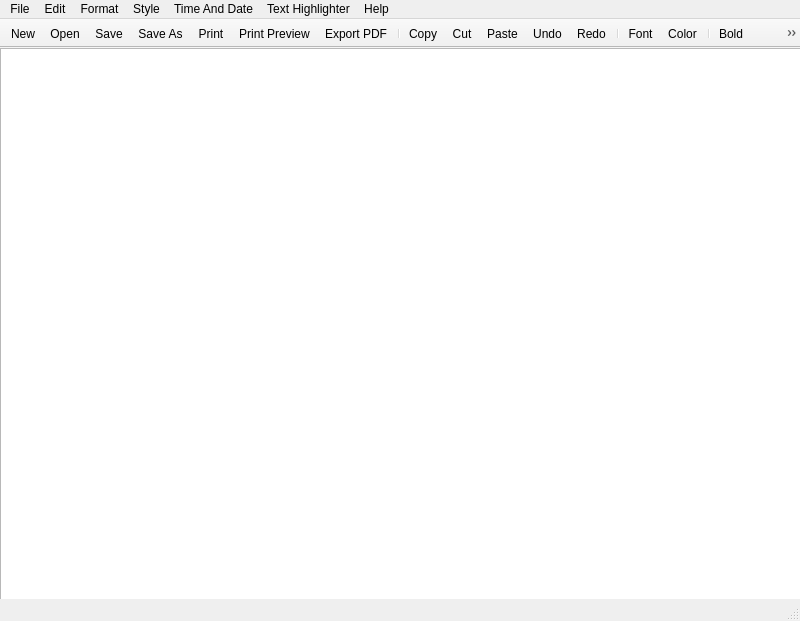
<?xml version="1.0" encoding="UTF-8"?>
<ui version="4.0">
 <class>MainWindow</class>
 <widget class="QMainWindow" name="MainWindow">
  <property name="geometry">
   <rect>
    <x>0</x>
    <y>0</y>
    <width>800</width>
    <height>621</height>
   </rect>
  </property>
  <property name="windowTitle">
   <string>MainWindow</string>
  </property>
  <widget class="QWidget" name="centralwidget">
   <widget class="QTextEdit" name="textEdit">
    <property name="geometry">
     <rect>
      <x>0</x>
      <y>0</y>
      <width>801</width>
      <height>581</height>
     </rect>
    </property>
   </widget>
  </widget>
  <widget class="QMenuBar" name="menubar">
   <property name="geometry">
    <rect>
     <x>0</x>
     <y>0</y>
     <width>800</width>
     <height>21</height>
    </rect>
   </property>
   <widget class="QMenu" name="menuNew">
    <property name="title">
     <string>File</string>
    </property>
    <addaction name="actionNew"/>
    <addaction name="actionOpen"/>
    <addaction name="actionSave"/>
    <addaction name="actionSave_As"/>
    <addaction name="separator"/>
    <addaction name="actionPrint"/>
    <addaction name="actionPrint_Preview"/>
    <addaction name="actionExport_PDF"/>
    <addaction name="separator"/>
    <addaction name="actionExit"/>
   </widget>
   <widget class="QMenu" name="menuEdit">
    <property name="title">
     <string>Edit</string>
    </property>
    <addaction name="actionCopy"/>
    <addaction name="actionCut"/>
    <addaction name="actionPaste"/>
    <addaction name="separator"/>
    <addaction name="actionUndo"/>
    <addaction name="actionRedo"/>
   </widget>
   <widget class="QMenu" name="menuFormat">
    <property name="title">
     <string>Format</string>
    </property>
    <addaction name="actionFont"/>
    <addaction name="actionColor"/>
    <addaction name="separator"/>
   </widget>
   <widget class="QMenu" name="menuStyle">
    <property name="title">
     <string>Style</string>
    </property>
    <addaction name="actionBold"/>
    <addaction name="actionItalic"/>
    <addaction name="actionUnderline"/>
    <addaction name="separator"/>
    <addaction name="actionLeft"/>
    <addaction name="actionCenter"/>
    <addaction name="actionRight"/>
    <addaction name="actionJustify"/>
   </widget>
   <widget class="QMenu" name="menuTime_And_Date">
    <property name="title">
     <string>Time And Date</string>
    </property>
    <addaction name="actionTime"/>
    <addaction name="actionDate"/>
   </widget>
   <widget class="QMenu" name="menuText_Highlighter">
    <property name="title">
     <string>Text Highlighter</string>
    </property>
    <addaction name="actionText_Highlight"/>
   </widget>
   <widget class="QMenu" name="menuHelp">
    <property name="title">
     <string>Help</string>
    </property>
    <addaction name="actionAbout"/>
    <addaction name="actionAbout_Qt"/>
   </widget>
   <addaction name="menuNew"/>
   <addaction name="menuEdit"/>
   <addaction name="menuFormat"/>
   <addaction name="menuStyle"/>
   <addaction name="menuTime_And_Date"/>
   <addaction name="menuText_Highlighter"/>
   <addaction name="menuHelp"/>
  </widget>
  <widget class="QStatusBar" name="statusbar"/>
  <widget class="QToolBar" name="toolBar">
   <property name="windowTitle">
    <string>toolBar</string>
   </property>
   <property name="movable">
    <bool>false</bool>
   </property>
   <property name="orientation">
    <enum>Qt::Horizontal</enum>
   </property>
   <property name="iconSize">
    <size>
     <width>16</width>
     <height>16</height>
    </size>
   </property>
   <property name="floatable">
    <bool>true</bool>
   </property>
   <attribute name="toolBarArea">
    <enum>TopToolBarArea</enum>
   </attribute>
   <attribute name="toolBarBreak">
    <bool>false</bool>
   </attribute>
   <addaction name="actionNew"/>
   <addaction name="actionOpen"/>
   <addaction name="actionSave"/>
   <addaction name="actionSave_As"/>
   <addaction name="actionPrint"/>
   <addaction name="actionPrint_Preview"/>
   <addaction name="actionExport_PDF"/>
   <addaction name="separator"/>
   <addaction name="actionCopy"/>
   <addaction name="actionCut"/>
   <addaction name="actionPaste"/>
   <addaction name="actionUndo"/>
   <addaction name="actionRedo"/>
   <addaction name="separator"/>
   <addaction name="actionFont"/>
   <addaction name="actionColor"/>
   <addaction name="separator"/>
   <addaction name="actionBold"/>
   <addaction name="actionItalic"/>
   <addaction name="actionUnderline"/>
   <addaction name="separator"/>
   <addaction name="actionLeft"/>
   <addaction name="actionCenter"/>
   <addaction name="actionRight"/>
   <addaction name="actionJustify"/>
   <addaction name="separator"/>
   <addaction name="actionTime"/>
   <addaction name="actionDate"/>
  </widget>
  <action name="actionNew">
   <property name="icon">
    <iconset>
     <normaloff>images/new.ico</normaloff>images/new.ico</iconset>
   </property>
   <property name="text">
    <string>New</string>
   </property>
   <property name="font">
    <font/>
   </property>
  </action>
  <action name="actionOpen">
   <property name="icon">
    <iconset>
     <normaloff>images/open.ico</normaloff>images/open.ico</iconset>
   </property>
   <property name="text">
    <string>Open</string>
   </property>
  </action>
  <action name="actionSave">
   <property name="icon">
    <iconset>
     <normaloff>images/save.ico</normaloff>images/save.ico</iconset>
   </property>
   <property name="text">
    <string>Save</string>
   </property>
   <property name="font">
    <font/>
   </property>
  </action>
  <action name="actionSave_As">
   <property name="icon">
    <iconset>
     <normaloff>images/save-as.ico</normaloff>images/save-as.ico</iconset>
   </property>
   <property name="text">
    <string>Save As</string>
   </property>
  </action>
  <action name="actionPrint">
   <property name="icon">
    <iconset>
     <normaloff>images/print.ico</normaloff>images/print.ico</iconset>
   </property>
   <property name="text">
    <string>Print</string>
   </property>
  </action>
  <action name="actionPrint_Preview">
   <property name="icon">
    <iconset>
     <normaloff>images/print-preview.ico</normaloff>images/print-preview.ico</iconset>
   </property>
   <property name="text">
    <string>Print Preview</string>
   </property>
  </action>
  <action name="actionExport_PDF">
   <property name="icon">
    <iconset>
     <normaloff>images/export.ico</normaloff>images/export.ico</iconset>
   </property>
   <property name="text">
    <string>Export PDF</string>
   </property>
  </action>
  <action name="actionExit">
   <property name="icon">
    <iconset>
     <normaloff>images/exit.ico</normaloff>images/exit.ico</iconset>
   </property>
   <property name="text">
    <string>Exit</string>
   </property>
  </action>
  <action name="actionCopy">
   <property name="icon">
    <iconset>
     <normaloff>images/copy.ico</normaloff>images/copy.ico</iconset>
   </property>
   <property name="text">
    <string>Copy</string>
   </property>
  </action>
  <action name="actionCut">
   <property name="icon">
    <iconset>
     <normaloff>images/cut.ico</normaloff>images/cut.ico</iconset>
   </property>
   <property name="text">
    <string>Cut</string>
   </property>
  </action>
  <action name="actionPaste">
   <property name="icon">
    <iconset>
     <normaloff>images/paste.ico</normaloff>images/paste.ico</iconset>
   </property>
   <property name="text">
    <string>Paste</string>
   </property>
  </action>
  <action name="actionUndo">
   <property name="icon">
    <iconset>
     <normaloff>images/undo.ico</normaloff>images/undo.ico</iconset>
   </property>
   <property name="text">
    <string>Undo</string>
   </property>
  </action>
  <action name="actionRedo">
   <property name="icon">
    <iconset>
     <normaloff>images/redo.ico</normaloff>images/redo.ico</iconset>
   </property>
   <property name="text">
    <string>Redo</string>
   </property>
  </action>
  <action name="actionFont">
   <property name="icon">
    <iconset>
     <normaloff>images/font.ico</normaloff>images/font.ico</iconset>
   </property>
   <property name="text">
    <string>Font</string>
   </property>
  </action>
  <action name="actionColor">
   <property name="icon">
    <iconset>
     <normaloff>images/color.ico</normaloff>images/color.ico</iconset>
   </property>
   <property name="text">
    <string>Color</string>
   </property>
  </action>
  <action name="actionBold">
   <property name="icon">
    <iconset>
     <normaloff>images/Bold.ico</normaloff>images/Bold.ico</iconset>
   </property>
   <property name="text">
    <string>Bold</string>
   </property>
  </action>
  <action name="actionItalic">
   <property name="icon">
    <iconset>
     <normaloff>images/italic.ico</normaloff>images/italic.ico</iconset>
   </property>
   <property name="text">
    <string>Italic</string>
   </property>
  </action>
  <action name="actionUnderline">
   <property name="icon">
    <iconset>
     <normaloff>images/underline.ico</normaloff>images/underline.ico</iconset>
   </property>
   <property name="text">
    <string>Underline</string>
   </property>
  </action>
  <action name="actionLeft">
   <property name="icon">
    <iconset>
     <normaloff>images/left.ico</normaloff>images/left.ico</iconset>
   </property>
   <property name="text">
    <string>Left</string>
   </property>
  </action>
  <action name="actionCenter">
   <property name="icon">
    <iconset>
     <normaloff>images/Center.ico</normaloff>images/Center.ico</iconset>
   </property>
   <property name="text">
    <string>Center</string>
   </property>
  </action>
  <action name="actionRight">
   <property name="icon">
    <iconset>
     <normaloff>images/Right.ico</normaloff>images/Right.ico</iconset>
   </property>
   <property name="text">
    <string>Right</string>
   </property>
  </action>
  <action name="actionJustify">
   <property name="icon">
    <iconset>
     <normaloff>images/Justify.ico</normaloff>images/Justify.ico</iconset>
   </property>
   <property name="text">
    <string>Justify</string>
   </property>
  </action>
  <action name="actionTime">
   <property name="icon">
    <iconset>
     <normaloff>images/time.ico</normaloff>images/time.ico</iconset>
   </property>
   <property name="text">
    <string>Time</string>
   </property>
  </action>
  <action name="actionDate">
   <property name="icon">
    <iconset>
     <normaloff>images/Date.ico</normaloff>images/Date.ico</iconset>
   </property>
   <property name="text">
    <string>Date</string>
   </property>
  </action>
  <action name="actionText_Highlight">
   <property name="icon">
    <iconset>
     <normaloff>images/highlight.ico</normaloff>images/highlight.ico</iconset>
   </property>
   <property name="text">
    <string>Text Highlight</string>
   </property>
  </action>
  <action name="actionAbout">
   <property name="icon">
    <iconset>
     <normaloff>images/about.ico</normaloff>images/about.ico</iconset>
   </property>
   <property name="text">
    <string>About</string>
   </property>
  </action>
  <action name="actionAbout_Qt">
   <property name="icon">
    <iconset>
     <normaloff>images/qt.ico</normaloff>images/qt.ico</iconset>
   </property>
   <property name="text">
    <string>About Qt</string>
   </property>
  </action>
 </widget>
 <resources/>
 <connections/>
</ui>
